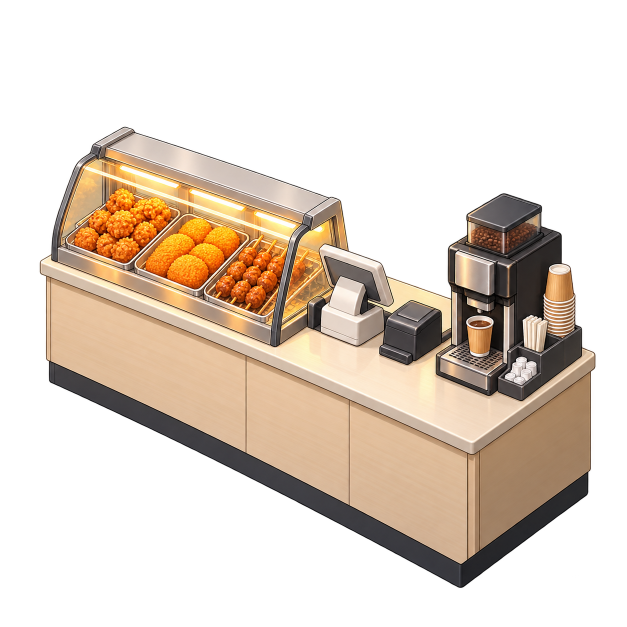
#> input picture assets/review/imagegen_candidates/20261101/register_hotfood_coffee_counter_FULL_v1/source_original.png, 1254 x 1254 px, found by its file name (shown at 1/2 size)
$ python correct_guided_empty.py
#> lines starting #> are read from the running program, lines starting #| are printed output that depends on the picture; after the words box and inside, x2 and y2 are one past the last pixel; in counts of white or black regions, pixels touching at a corner belong together
"""Issue #171: component cleanup and uniform translation/scale, preserving original PNG."""
import hashlib
import json
from pathlib import Path
import cv2
import numpy as np
from PIL import Image, ImageDraw

ROOT=Path(__file__).resolve().parents[2]
P=ROOT/'assets/review/guided_assets/shelf_general_open_r0_v1'
source=Image.open(P/'source_original.png').convert('RGBA')
#> source is the input picture: PIL image 1254x1254 RGBA; mean R, G, B, A 73.7, 61, 48.5, 102.2
guide=Image.open(P/'guide_structure.png').convert('RGBA')
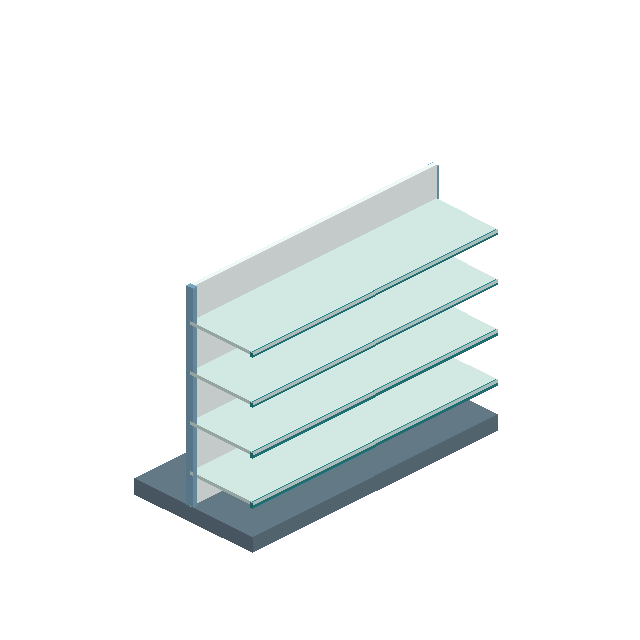
#> input picture assets/review/guided_assets/shelf_general_open_r0_v1/guide_structure.png, 640 x 640 px
#> guide is the input picture: PIL image 640x640 RGBA; mean R, G, B, A 36.6, 41.4, 41.3, 53.6
a=np.array(source)
count,labels,stats,_=cv2.connectedComponentsWithStats((a[:,:,3]>=8).astype('uint8'),8)
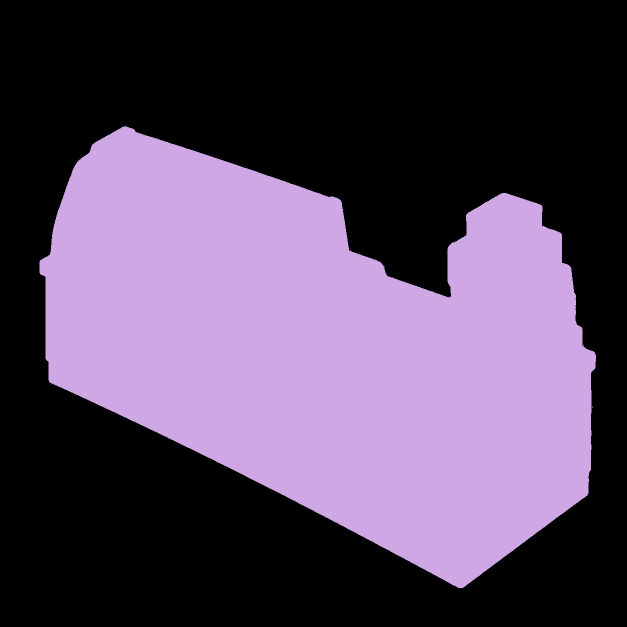
#> labels: shape (1254, 1254) int32 (shown at 1/2 size); 6 distinct labels, from 0 to 5; one colour per label, 0 black
#> count = 6; stats = [[0, 0, 1254, 1254, 933794], [250, 251, 1, 1, 1], [79, 253, 1113, 923, 638716], [100, 501, 1, 1, 1], [103, 768, 1, 1, 1], [1184, 813, 1, 3, 3]]
component=1+np.argmax(stats[1:,cv2.CC_STAT_AREA])
#> component = 2
keep=labels==component
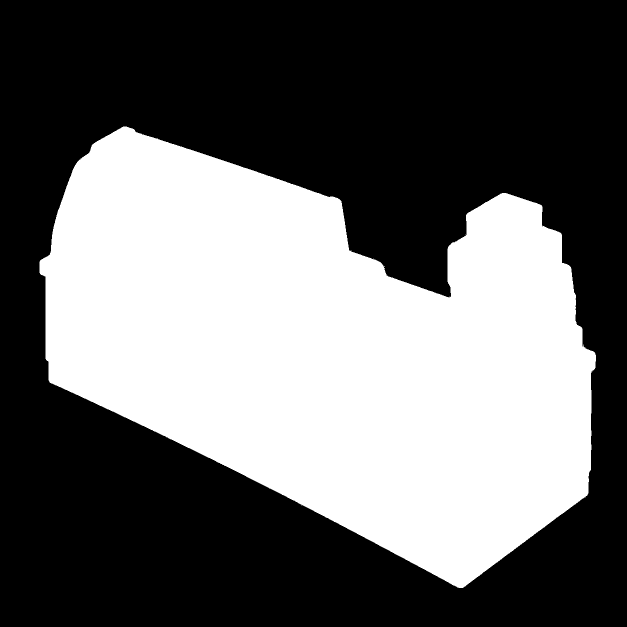
#> keep: shape (1254, 1254) bool (shown at 1/2 size); 40.6% white; 1 white region, box (x1, y1, x2, y2) and area: (79, 253, 1192, 1176) 638716
# Retain feathering immediately around the main component; discard distant alpha speckles.
keep=cv2.dilate(keep.astype('uint8'),np.ones((3,3),np.uint8)).astype(bool)
#> keep: shape (1254, 1254) bool; 40.9% white; 1 white region, box (x1, y1, x2, y2) and area: (78, 252, 1193, 1177) 643305
a[~keep]=0
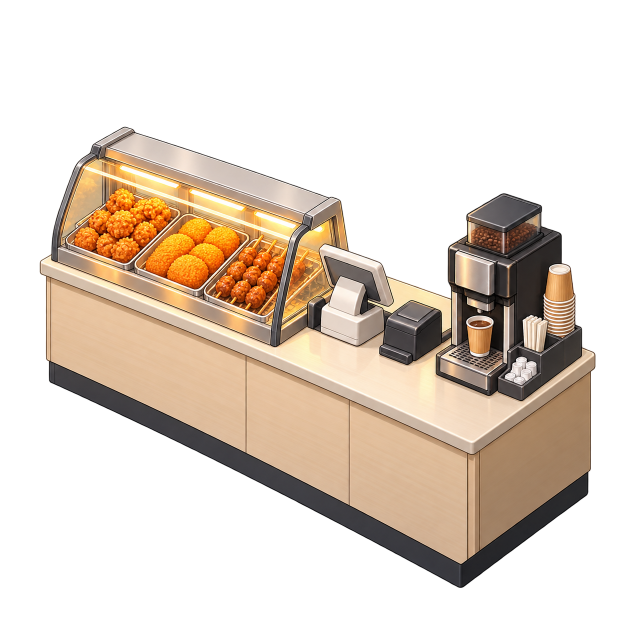
#> a: shape (1254, 1254, 4) (shown at 1/2 size); 0.42% of pixels changed, all inside (x1, y1, x2, y2) = (0, 33, 1194, 1254); transparent parts drawn white
clean=Image.fromarray(a)
clean.save(P/'cleaned_original_size.png')
def bbox(alpha):
    yy,xx=np.nonzero(alpha>=128)
    return (int(xx.min()),int(yy.min()),int(xx.max()+1),int(yy.max()+1))
sb=bbox(a[:,:,3]); gb=bbox(np.array(guide)[:,:,3])
#> after `sb = bbox(a[:, :, 3])`: sb = (80, 253, 1191, 1176)
#> after `gb = bbox(np.array(guide)[:, :, 3])`: gb = (134, 162, 498, 553)
sw,sh=sb[2]-sb[0],sb[3]-sb[1]; gw,gh=gb[2]-gb[0],gb[3]-gb[1]
#> after `sw, sh = (sb[2] - sb[0], sb[3] - sb[1])`: sw = 1111; sh = 923
#> after `gw, gh = (gb[2] - gb[0], gb[3] - gb[1])`: gw = 364; gh = 391
scale=min(gw/sw,gh/sh)
#> scale = 0.328
tx=(gb[0]+gb[2])/2-scale*(sb[0]+sb[2])/2
#> tx = 107.8
ty=gb[3]-scale*sb[3]
#> ty = 167.7
corrected=clean.transform(guide.size,Image.Transform.AFFINE,(1/scale,0,-tx/scale,0,1/scale,-ty/scale),Image.Resampling.BICUBIC)
corrected.save(P/'empty_corrected.png')
ga=np.array(guide)[:,:,3]>=128; ca=np.array(corrected)[:,:,3]>=128
#> after `ga = np.array(guide)[:, :, 3] >= 128`: ga: shape (640, 640) bool; 21% white; 1 white region, box (x1, y1, x2, y2) and area: (134, 162, 498, 553) 86049
#> after `ca = np.array(corrected)[:, :, 3] >= 128`:
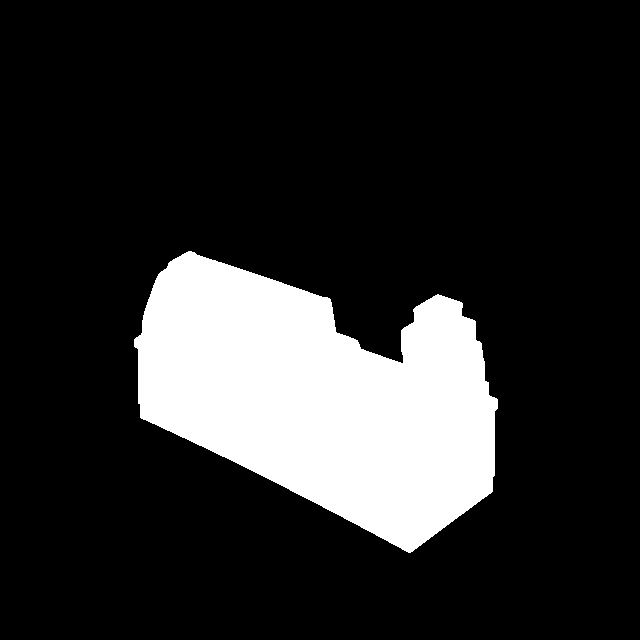
#> ca: shape (640, 640) bool; 16.7% white; 1 white region, box (x1, y1, x2, y2) and area: (134, 251, 498, 553) 68217
iou=float(np.logical_and(ga,ca).sum()/np.logical_or(ga,ca).sum())
#> iou = 0.489
outline=ga & ~cv2.erode(ga.astype('uint8'),np.ones((3,3),np.uint8)).astype(bool)
#> outline: shape (640, 640) bool; 0.45% white in thin lines or dots, all inside (x1, y1, x2, y2) = (134, 162, 498, 553)
overlay=corrected.copy(); o=np.array(overlay); o[outline]=(255,70,50,255)
#> after `o[outline] = (255, 70, 50, 255)`:
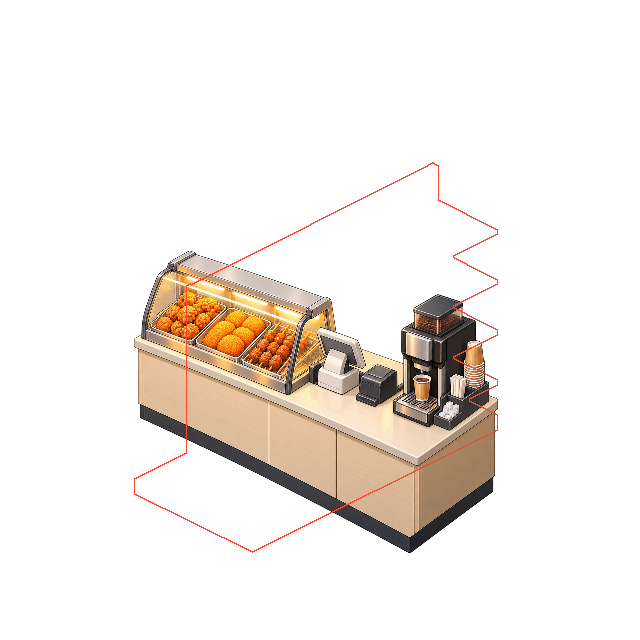
#> o: shape (640, 640, 4); mean R, G, B, A 30.9, 24.9, 19.8, 42.9; transparent parts drawn white
Image.fromarray(o).save(P/'guide_edge_overlay.png')
sheet=Image.new('RGBA',(1280,680),(220,225,225,255))
sheet.alpha_composite(guide,(0,30)); sheet.alpha_composite(corrected,(640,30))
draw=ImageDraw.Draw(sheet); draw.text((20,10),'GEOMETRY GUIDE',fill='black'); draw.text((660,10),'IMAGEGEN + UNIFORM CORRECTION / REVIEW ONLY',fill='black')
sheet.convert('RGB').save(P/'comparison.png')
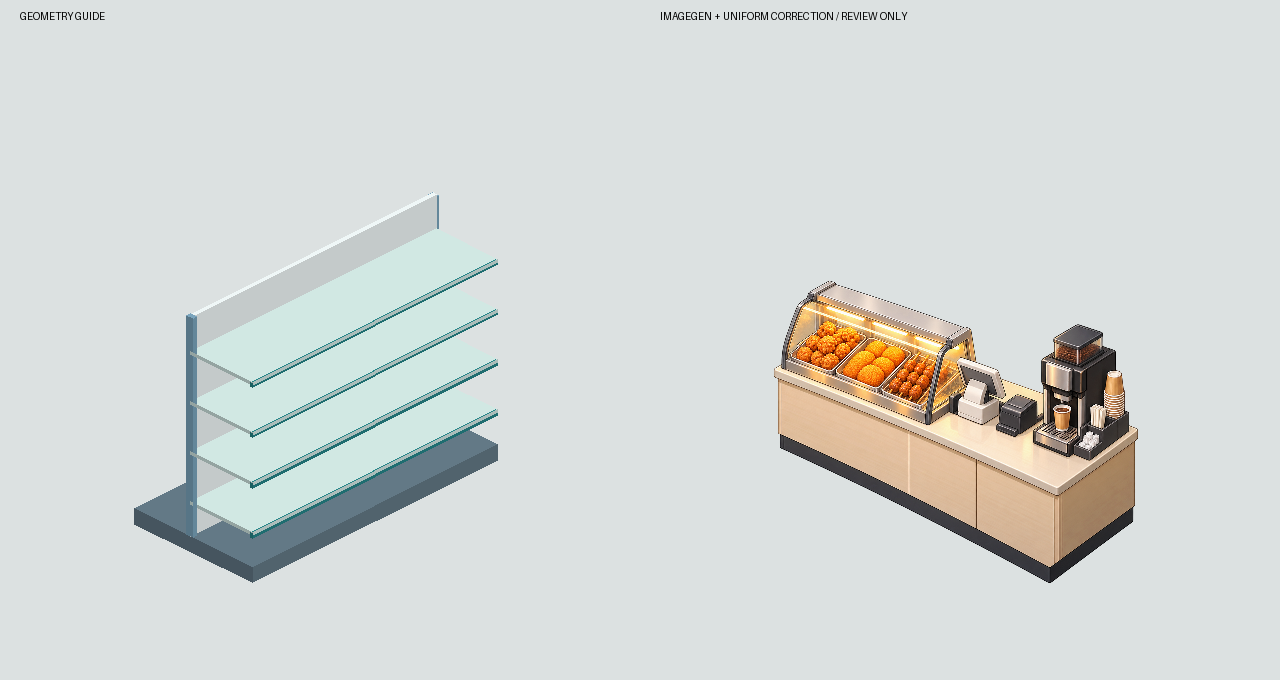
#> saved as comparison.png: PIL image 1280x680 RGB; mean R, G, B 212.1, 216.1, 213.7
report={'runtime_approved':False,'source_sha256':hashlib.sha256((P/'source_original.png').read_bytes()).hexdigest(),
        'source_bbox_alpha128':sb,'guide_bbox_alpha128':gb,'uniform_scale':scale,'translation_px':[tx,ty],
        'nonuniform_stretch':False,'mirror':False,'corrected_bbox_alpha128':bbox(np.array(corrected)[:,:,3]),
        'silhouette_iou_reference_only':iou,'canvas_px':guide.size,
#> (the run stopped early here; a loop or call above may not have finished)
